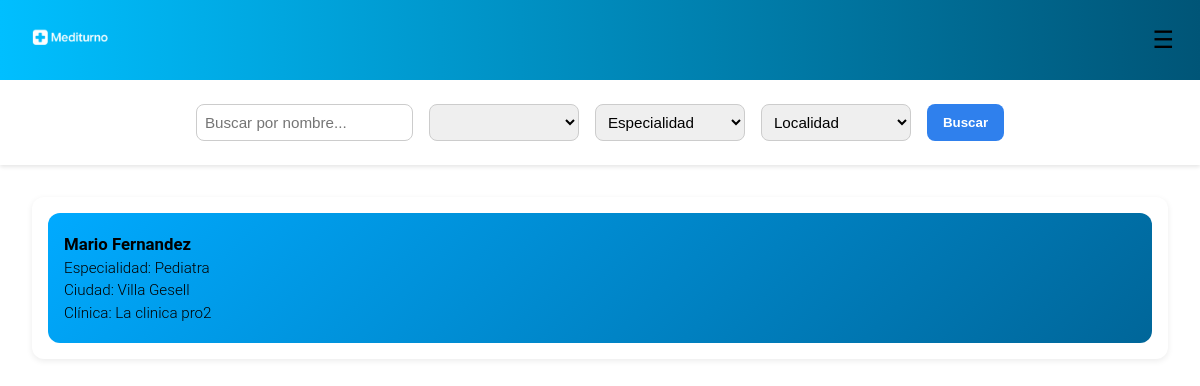
Screenshot of /users/home/appointments with the database file from the repository.
### users/models.py (models this page shows, shortened)
class MedicoProfile(models.Model):
    user = models.OneToOneField('CustomUser', on_delete=models.CASCADE, related_name='medico_profile')
    especialidades = models.ManyToManyField('Especialidad', related_name='medicos')
    clinica = models.ForeignKey(
        'CustomUser',
        on_delete=models.SET_NULL,
        null=True,
        blank=True,
        limit_choices_to={'role': 'clinic'},
        related_name='medicos_en_clinica'
    )
    matricula = models.CharField(max_length=30)

class CustomUser(AbstractUser):
    objects = CustomUserManager()
    USER_TYPES = (
        ('user', 'User'),
        ('medic', 'Medic'),
        ('clinic', 'Clinic'),
    )
    OBRA_SOCIAL_CHOICES = (
        ('osde', 'OSDE'),
        ('swiss_medical', 'Swiss Medical'),
        ('galeno', 'Galeno'),
        ('medife', 'Medifé'),
        ('other', 'Other')
    )
    CIUDAD_CHOICES = (
        ('villa_gesell', 'Villa Gesell'),
        ('pinamar', 'Pinamar'),
        ('madariaga', 'Madariaga'),
    )
    role = models.CharField(max_length=10, choices=USER_TYPES, default='user', blank=True, null=True)
    obra_social = models.CharField(
        max_length=20,
        choices=OBRA_SOCIAL_CHOICES,
        default='other',
        blank=True,
        null=True
    )
    numero_afiliado = models.CharField(
        max_length=20,
        unique=True,
        null=True,
        blank=True,
        validators=[
            RegexValidator(
                regex=r'^\d{8,12}$',
                message="Número de afiliado debe contener entre 8 y 12 dígitos numéricos",
                code='invalid_numero_afiliado'
            )
        ]
    )
    dni = models.CharField(
        max_length=8,
        null=True,
        blank=True,
        validators=[
            RegexValidator(
                regex=r'^\d{8}$',
                message="El DNI debe contener exactamente 8 dígitos numéricos",
                code='invalid_dni'
            )
        ]
    )
    email = models.EmailField(unique=True)
    nombre = models.CharField(max_length=50,blank=True,null=True)
    apellido = models.CharField(max_length=50, blank=True, null=True)
    fecha_nacimiento = models.DateField(validators=[validate_birth_date], blank=True, null=True)
    telefono = models.CharField(
        max_length=15,
        blank=True,
        null=True,
        validators=[
            RegexValidator(
                regex=r'^\+?\d{7,15}$',
                message="El teléfono debe contener entre 7 y 15 dígitos, opcionalmente con un prefijo internacional.",
                code='invalid_telefono'
            )
        ]
    )
    ciudad = models.CharField(
        max_length=50,
        choices=CIUDAD_CHOICES,
        default='villa_gesell',
        blank=True,
        null=True
    )
    direccion = models.CharField(
        max_length=2048,
        blank=True,
        null=True
    )

class Especialidad(models.Model):
    nombre = models.CharField(max_length=100)
    def __str__(self):
        return self.nombre

class ClinicaProfile(models.Model):
    user = models.OneToOneField('CustomUser', on_delete=models.CASCADE, related_name='clinica_profile')
    nombre_comercial = models.CharField(max_length=100)
    razon_social = models.CharField(max_length=150, blank=True, null=True)

### appointments/views.py (the view)
# urls.py: path('home/appointments', buscar_medicos, name='buscar_medico'),
def buscar_medicos(request):
    query = request.GET.get('q', '')
    clinica_name = request.GET.get('clinica', '')
    especialidad = request.GET.get('especialidad', '')
    localidad = request.GET.get('localidad', '')
    medicos = MedicoProfile.objects.select_related('user', 'clinica').prefetch_related('especialidades')
    if query:
        medicos = medicos.filter(
            Q(user__nombre__icontains=query) |
            Q(user__apellido__icontains=query)
        )
    if clinica_name:
        medicos = medicos.filter(
            clinica__clinica_profile__nombre_comercial__icontains=clinica_name
        )
    if especialidad:
        medicos = medicos.filter(especialidades__nombre__icontains=especialidad)
    if localidad:
        medicos = medicos.filter(user__ciudad=localidad)
    clinicas = CustomUser.objects.filter(role='clinic')
    especialidades = Especialidad.objects.all()
    context = {
        'medicos': medicos,
        'clinicas': clinicas,
        'especialidades': especialidades,
    }
    return render(request, 'appointments/buscar_medicos.html', context)

### appointments/templates/appointments/buscar_medicos.html (shortened to what this page needs)
{% load static %}
<!DOCTYPE html>
<html lang="es">
<head>
    <link rel="stylesheet" href="{% static 'appointments/css/buscador.css' %}">
    <link rel="stylesheet" href="{% static 'css/global.css' %}">
</head>
<body>
    {% include "includes/header.html" %}
    <form method="get">
        <input type="text" name="q" placeholder="Buscar por nombre..." value="{{ request.GET.q|default:'' }}">
        <select name="clinica">
            {% for clinica in clinicas %}
                <option value="{{ clinica.clinica_profile.nombre_comercial }}" {% if request.GET.clinica == clinica.user.nombre_comercial %}selected{% endif %}>
                </option>
            {% empty %}
                <option disabled>No hay clínicas disponibles</option>
            {% endfor %}
        </select>
        <select name="especialidad">
            <option value="" {% if not request.GET.especialidad %}selected{% endif %}>Especialidad</option>
        </select>
        <select name="localidad">
            <option value="" {% if not request.GET.localidad %}selected{% endif %}>Localidad</option>
        </select>
        <button type="submit">Buscar</button>
    </form>
    <div class="medicos-lista">
        {% for medico in medicos %}
                <div class="medico-card" onclick="mostrarHorarios({{ medico.id }})">
                    <div class="info">
                    <p><strong>{{ medico.user.nombre }} {{ medico.user.apellido }}</strong></p>
                   <p>Especialidad:
                    {% for especialidad in medico.especialidades.all %}
                        {{ especialidad }}{% if not forloop.last %}, {% endif %}
                    {% empty %}
                        No tiene especialidades asignadas.
                    {% endfor %}
                    </p>
                    <p> Ciudad: {{ medico.user.get_ciudad_display }}</p>
                    {% if medico.clinica %}
                        <p>Clínica: {{ medico.clinica.clinica_profile.nombre_comercial }}</p>
                    {% endif %}
                    </div>
                </div>
        {% empty %}
            <p>No se encontraron médicos con los criterios de búsqueda.</p>
        {% endfor %}
    </div>
</body>
</html>

### static/appointments/css/buscador.css (style rules this page uses)
body { font-family: 'Segoe UI', Tahoma, Geneva, Verdana, sans-serif; margin: 0; padding: 0; background-color: #f9f9f9; color: #333; }
form { display: flex; flex-wrap: wrap; justify-content: center; gap: 1rem; padding: 1.5rem; background-color: #fff; box-shadow: 0 2px 4px rgba(0, 0, 0, 0.1); }
form input[type="text"], form select { padding: 0.5rem; border: 1px solid #ccc; border-radius: 8px; min-width: 150px; font-size: 0.95rem; }
form button { padding: 0.6rem 1rem; border: none; background-color: #2f80ed; color: white; font-weight: bold; border-radius: 8px; cursor: pointer; transition: background-color 0.3s ease; }
.medicos-lista { display: grid; grid-template-columns: repeat(auto-fit, minmax(280px, 1fr)); gap: 1rem; padding: 2rem; }
.medico-card { background-color: #fff; padding: 1rem; border-radius: 12px; box-shadow: 0 2px 6px rgba(0, 0, 0, 0.08); display: flex; flex-direction: column; justify-content: space-between; }
.medico-card .info { background: linear-gradient(135deg, #00AAFF, #006699); padding: 1rem; border-radius: 12px; color: #fff; }
.medico-card .info p { margin: 0.3rem 0; font-size: 0.95rem; }
.medico-card strong { font-size: 1.05rem; }

### static/css/global.css (style rules this page uses)
:root { --background-color: white; --text-color: black; --text-shadow-color: #e0e0e0; --header-gradient: linear-gradient(to right, #00bfff, #005577); --menu-gradient: linear-gradient(to right, #005577, #00bfff); --mobile-menu-gradient: linear-gradient(to left, #00bfff, #004e73); --button-color: #005577; --shadow-color: rgba(0, 0, 0, 0.2); }
body { background-color: var(--background-color); color: var(--text-color); transition: background-color 0.3s ease, color 0.3s ease; margin: 0; font-family: 'Roboto', sans-serif; font-weight: 300; }
a, p, h1, h2, h3 { color: var(--text-color); }

### rows the page displays
MedicoProfile: user.nombre "Mario", user.apellido "Fernandez", user.ciudad "Villa Gesell", clinica.clinica_profile.nombre_comercial "La clinica pro2"
Especialidad: nombre "Pediatra"
